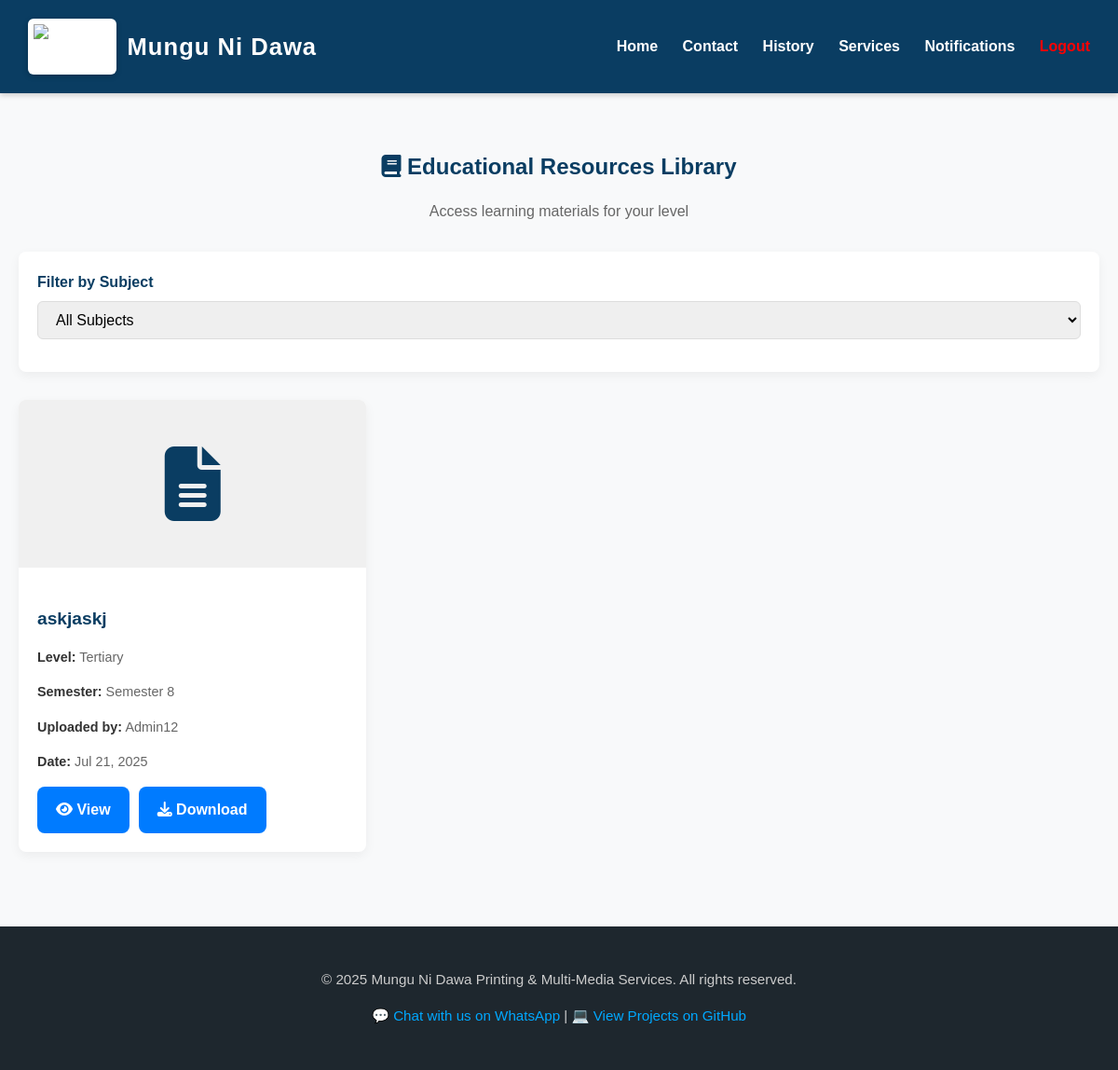
/user/library.php (signed in), run on the app's committed database.
### tables this page shows
CREATE TABLE IF NOT EXISTS `resources` (
  `id` int NOT NULL AUTO_INCREMENT,
  `title` varchar(255) NOT NULL,
  `description` text,
  `file_path` varchar(255) NOT NULL,
  `original_filename` varchar(255) NOT NULL,
  `file_size` int NOT NULL,
  `file_type` varchar(50) NOT NULL,
  `level_id` int NOT NULL,
  `class_id` int DEFAULT NULL,
  `semester_id` int DEFAULT NULL,
  `subject_id` int DEFAULT NULL,
  `uploaded_by` int NOT NULL,
  `upload_date` datetime DEFAULT CURRENT_TIMESTAMP,
  `is_active` tinyint(1) DEFAULT '1',
  PRIMARY KEY (`id`),
  KEY `level_id` (`level_id`),
  KEY `class_id` (`class_id`),
  KEY `semester_id` (`semester_id`),
  KEY `subject_id` (`subject_id`),
  KEY `uploaded_by` (`uploaded_by`)
);

CREATE TABLE IF NOT EXISTS `levels` (
  `id` int NOT NULL AUTO_INCREMENT,
  `name` varchar(50) NOT NULL,
  `description` text,
  PRIMARY KEY (`id`)
);

CREATE TABLE IF NOT EXISTS `semesters` (
  `id` int NOT NULL AUTO_INCREMENT,
  `level_id` int NOT NULL,
  `name` varchar(50) NOT NULL,
  `numeric_value` int NOT NULL,
  PRIMARY KEY (`id`),
  KEY `level_id` (`level_id`)
);

CREATE TABLE IF NOT EXISTS `users` (
  `id` int NOT NULL AUTO_INCREMENT,
  `name` varchar(100) NOT NULL,
  `username` varchar(50) NOT NULL,
  `email` varchar(100) NOT NULL,
  `phone` varchar(20) DEFAULT NULL,
  `password` varchar(255) NOT NULL,
  `role` varchar(20) NOT NULL,
  `created_at` timestamp NULL DEFAULT CURRENT_TIMESTAMP,
  `education_level` int DEFAULT NULL COMMENT '1=Primary, 2=Secondary, 3=Tertiary',
  `class_id` int DEFAULT NULL,
  `semester_id` int DEFAULT NULL,
  PRIMARY KEY (`id`),
  UNIQUE KEY `username` (`username`),
  UNIQUE KEY `email` (`email`)
);

### user/library.php (the view, shortened to what this page needs)
<?php
include 'includes/db_connect.php';
$user_id = $_SESSION['users']['id'];
$user = $conn->query("SELECT * FROM users WHERE id = $user_id")->fetch_assoc();
$user_level = $user['education_level'] ?? 1;
$user_class = $user['class_id'] ?? null;
$user_semester = $user['semester_id'] ?? null;
$where = ["r.is_active = 1"];
$params = [];
$types = '';
if ($user_level) {
    $where[] = "r.level_id = ?";
    $params[] = $user_level;
    $types .= 'i';
    if (($user_level == 1 || $user_level == 2) && $user_class) {
        $where[] = "r.class_id = ?";
        $params[] = $user_class;
        $types .= 'i';
    }
    elseif ($user_level == 3 && $user_semester) {
        $where[] = "r.semester_id = ?";
        $params[] = $user_semester;
        $types .= 'i';
    }
}
$whereClause = count($where) > 0 ? "WHERE " . implode(" AND ", $where) : "";
$query = "SELECT r.*, l.name as level_name,
          c.name as class_name, s.name as subject_name,
          sm.name as semester_name, u.username as uploaded_by_name
          FROM resources r
          JOIN levels l ON r.level_id = l.id
          LEFT JOIN classes c ON r.class_id = c.id
          LEFT JOIN semesters sm ON r.semester_id = sm.id
          LEFT JOIN subjects s ON r.subject_id = s.id
          JOIN users u ON r.uploaded_by = u.id
          $whereClause
          ORDER BY r.upload_date DESC";
$stmt = $conn->prepare($query);
if ($params) {
    $stmt->bind_param($types, ...$params);
}
$stmt->execute();
$resources = $stmt->get_result()->fetch_all(MYSQLI_ASSOC);
?>
<!DOCTYPE html>
<html lang="en">
<head>
    <link rel="stylesheet" href="/smart-printing-system/assets/css/style.css" />
    <link rel="stylesheet" href="https://cdnjs.cloudflare.com/ajax/libs/font-awesome/6.5.0/css/all.min.css" />
</head>
<body>
<?php include 'includes/header.php'; ?>
<main>
    <div class="resources-header">
        <h2><i class="fas fa-book"></i> Educational Resources Library</h2>
        <p>Access learning materials for your level</p>
    </div>
    <div class="filter-card">
        <form method="GET">
            <div class="form-group">
                <label for="filter_subject">Filter by Subject</label>
                <select id="filter_subject" name="subject" class="form-control" onchange="this.form.submit()">
                    <option value="">All Subjects</option>
                </select>
            </div>
        </form>
    </div>
    <?php if (empty($resources)): ?>
        <div class="empty-state">
            <i class="fas fa-book-open"></i>
            <h3>No Resources Available</h3>
            <p>There are currently no resources available for your level.</p>
            <?php if (isset($_GET['subject']) || $whereClause): ?>
                <a href="library.php" class="btn btn-primary">
                    <i class="fas fa-undo"></i> Clear Filters
                </a>
            <?php endif; ?>
        </div>
    <?php else: ?>
        <div class="resource-grid">
            <?php foreach ($resources as $resource): ?>
                <div class="resource-card">
                    <?php if (in_array($resource['file_type'], ['jpg', 'jpeg', 'png', 'gif'])): ?>
                        <img src="<?= htmlspecialchars($resource['file_path']) ?>" alt="<?= htmlspecialchars($resource['title']) ?>">
                    <?php else: ?>
                        <div style="background: #f0f0f0; height: 180px; display: flex; align-items: center; justify-content: center;">
                            <i class="fas fa-file-alt fa-5x" style="color: #0a3d62;"></i>
                        </div>
                    <?php endif; ?>
                    <div class="resource-card-body">
                        <h3 class="resource-card-title"><?= htmlspecialchars($resource['title']) ?></h3>
                        <div class="resource-card-meta">
                            <p><strong>Level:</strong> <?= htmlspecialchars($resource['level_name']) ?></p>
                            <?php if ($resource['semester_name']): ?>
                                <p><strong>Semester:</strong> <?= htmlspecialchars($resource['semester_name']) ?></p>
                            <?php endif; ?>
                            <p><strong>Uploaded by:</strong> <?= htmlspecialchars($resource['uploaded_by_name']) ?></p>
                            <p><strong>Date:</strong> <?= date('M j, Y', strtotime($resource['upload_date'])) ?></p>
                        </div>
                      <div class="resource-card-actions">
    <?php if (!empty($resource['file_path'])): ?>
        <?php if (in_array(strtolower(pathinfo($resource['file_path'], PATHINFO_EXTENSION)), ['pdf', 'jpg', 'jpeg', 'png', 'gif'])): ?>
            <a href="/smart-printing-system/uploads/resources/<?= htmlspecialchars($resource['file_path']) ?>"
               class="btn btn-view"
               target="_blank">
                <i class="fas fa-eye"></i> View
            </a>
        <?php endif; ?>
        <a href="/smart-printing-system/uploads/resources/<?= htmlspecialchars($resource['file_path']) ?>"
           class="btn btn-download"
           download="<?= htmlspecialchars($resource['title'] . '.' . pathinfo($resource['file_path'], PATHINFO_EXTENSION)) ?>">
            <i class="fas fa-download"></i> Download
        </a>
    <?php endif; ?>
</div>
                    </div>
                </div>
            <?php endforeach; ?>
        </div>
    <?php endif; ?>
</main>
<?php include 'includes/footer.php'; ?>
</body>
</html>

### assets/css/style.css (style rules this page uses)
body, html { margin: 0; padding: 0; height: 100%; font-family: 'Cambria', Tahoma, Geneva, Verdana, sans-serif; background-color: #f8f9fa; color: #333; line-height: 1.6; }
a { transition: all 0.3s ease; }
input, select, textarea, button { font-family: inherit; font-size: 1rem; }
h1, h2, h3 { color: #005f99; }
.btn, .btn-card { background-color: #007bff; color: white; padding: 12px 20px; text-decoration: none; border-radius: 8px; font-size: 1rem; font-weight: 600; transition: background 0.3s ease, transform 0.2s ease; display: inline-block; }

### user/library.php (style rules this page uses)
main { min-height: 80vh; padding: 40px 20px; background: #f8f9fa; }
.resources-header { text-align: center; margin-bottom: 30px; }
.resources-header h2 { color: #0a3d62; margin-bottom: 10px; }
.resources-header p { color: #666; }
.filter-card { background: white; padding: 20px; border-radius: 8px; box-shadow: 0 4px 12px rgba(0,0,0,0.05); margin-bottom: 30px; }
.form-group { margin-bottom: 15px; }
.form-group label { display: block; margin-bottom: 8px; font-weight: 600; color: #0a3d62; }
.form-control { width: 100%; padding: 10px 15px; border: 1px solid #ddd; border-radius: 6px; font-size: 1rem; transition: all 0.3s ease; }
.resource-grid { display: grid; grid-template-columns: repeat(auto-fill, minmax(300px, 1fr)); gap: 20px; }
.resource-card { background: white; border-radius: 8px; box-shadow: 0 4px 12px rgba(0,0,0,0.05); overflow: hidden; transition: all 0.3s ease; }
.resource-card-body { padding: 20px; }
.resource-card-title { font-size: 1.2rem; margin-bottom: 10px; color: #0a3d62; }
.resource-card-meta { font-size: 0.9rem; color: #666; margin-bottom: 15px; }
.resource-card-meta p { margin-bottom: 8px; }
.resource-card-meta strong { color: #333; }
.resource-card-actions { display: flex; gap: 10px; margin-top: 15px; }
.btn { display: inline-flex; align-items: center; gap: 8px; padding: 8px 16px; border-radius: 6px; font-size: 0.9rem; font-weight: 600; text-decoration: none; transition: all 0.3s ease; }
.btn-view { background-color: #0a3d62; color: white; }
.btn-download { background-color: #28a745; color: white; }

### data on the page
resources: file_type "pdf" (drawn), title "askjaskj", level.name "Tertiary", semester.name "Semester 8", users.username "Admin12", upload_date "Jul 21, 2025"
